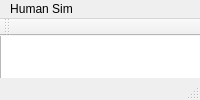
<?xml version="1.0" encoding="UTF-8"?>
<ui version="4.0">
 <class>MainWindow</class>
 <widget class="QMainWindow" name="MainWindow">
  <property name="windowTitle">
   <string>MainWindow</string>
  </property>
  <widget class="QWidget" name="centralWidget">
   <widget class="QGraphicsView" name="graphicsView">
    <property name="geometry">
     <rect>
      <x>0</x>
      <y>-10</y>
      <width>1041</width>
      <height>521</height>
     </rect>
    </property>
   </widget>
   <widget class="QSpinBox" name="yearPerStep">
    <property name="geometry">
     <rect>
      <x>200</x>
      <y>520</y>
      <width>48</width>
      <height>23</height>
     </rect>
    </property>
    <property name="maximum">
     <number>10</number>
    </property>
    <property name="value">
     <number>1</number>
    </property>
   </widget>
   <widget class="QLabel" name="label">
    <property name="geometry">
     <rect>
      <x>30</x>
      <y>520</y>
      <width>161</width>
      <height>16</height>
     </rect>
    </property>
    <property name="text">
     <string>Years per simulation step:</string>
    </property>
   </widget>
   <widget class="QDoubleSpinBox" name="birthRate">
    <property name="geometry">
     <rect>
      <x>350</x>
      <y>520</y>
      <width>68</width>
      <height>23</height>
     </rect>
    </property>
    <property name="decimals">
     <number>4</number>
    </property>
    <property name="maximum">
     <double>0.100000000000000</double>
    </property>
    <property name="singleStep">
     <double>0.001000000000000</double>
    </property>
    <property name="value">
     <double>0.001900000000000</double>
    </property>
   </widget>
   <widget class="QLabel" name="label_2">
    <property name="geometry">
     <rect>
      <x>270</x>
      <y>520</y>
      <width>81</width>
      <height>16</height>
     </rect>
    </property>
    <property name="text">
     <string>Birth Rate</string>
    </property>
   </widget>
   <widget class="QDoubleSpinBox" name="deathRate">
    <property name="geometry">
     <rect>
      <x>530</x>
      <y>520</y>
      <width>68</width>
      <height>23</height>
     </rect>
    </property>
    <property name="decimals">
     <number>4</number>
    </property>
    <property name="singleStep">
     <double>0.000100000000000</double>
    </property>
    <property name="value">
     <double>0.000900000000000</double>
    </property>
   </widget>
   <widget class="QLabel" name="label_3">
    <property name="geometry">
     <rect>
      <x>440</x>
      <y>520</y>
      <width>81</width>
      <height>16</height>
     </rect>
    </property>
    <property name="text">
     <string>Death rate</string>
    </property>
   </widget>
   <widget class="QCheckBox" name="updateDisplay">
    <property name="geometry">
     <rect>
      <x>930</x>
      <y>520</y>
      <width>121</width>
      <height>20</height>
     </rect>
    </property>
    <property name="text">
     <string>Update Display</string>
    </property>
    <property name="checked">
     <bool>true</bool>
    </property>
   </widget>
   <widget class="QLCDNumber" name="lcdNumber">
    <property name="geometry">
     <rect>
      <x>650</x>
      <y>520</y>
      <width>251</width>
      <height>23</height>
     </rect>
    </property>
    <property name="digitCount">
     <number>10</number>
    </property>
    <property name="intValue" stdset="0">
     <number>2</number>
    </property>
   </widget>
  </widget>
  <widget class="QMenuBar" name="menuBar">
   <property name="geometry">
    <rect>
     <x>0</x>
     <y>0</y>
     <width>1064</width>
     <height>19</height>
    </rect>
   </property>
   <widget class="QMenu" name="menuHuman_Sim">
    <property name="title">
     <string>Human Sim</string>
    </property>
    <addaction name="separator"/>
    <addaction name="actionRestart"/>
    <addaction name="separator"/>
    <addaction name="separator"/>
    <addaction name="actionExit"/>
   </widget>
   <addaction name="menuHuman_Sim"/>
  </widget>
  <widget class="QToolBar" name="mainToolBar">
   <attribute name="toolBarArea">
    <enum>TopToolBarArea</enum>
   </attribute>
   <attribute name="toolBarBreak">
    <bool>false</bool>
   </attribute>
  </widget>
  <widget class="QStatusBar" name="statusBar"/>
  <action name="actionRestart">
   <property name="text">
    <string>Restart</string>
   </property>
  </action>
  <action name="actionExit">
   <property name="text">
    <string>Exit</string>
   </property>
  </action>
 </widget>
 <layoutdefault spacing="6" margin="11"/>
 <resources/>
 <connections/>
</ui>
